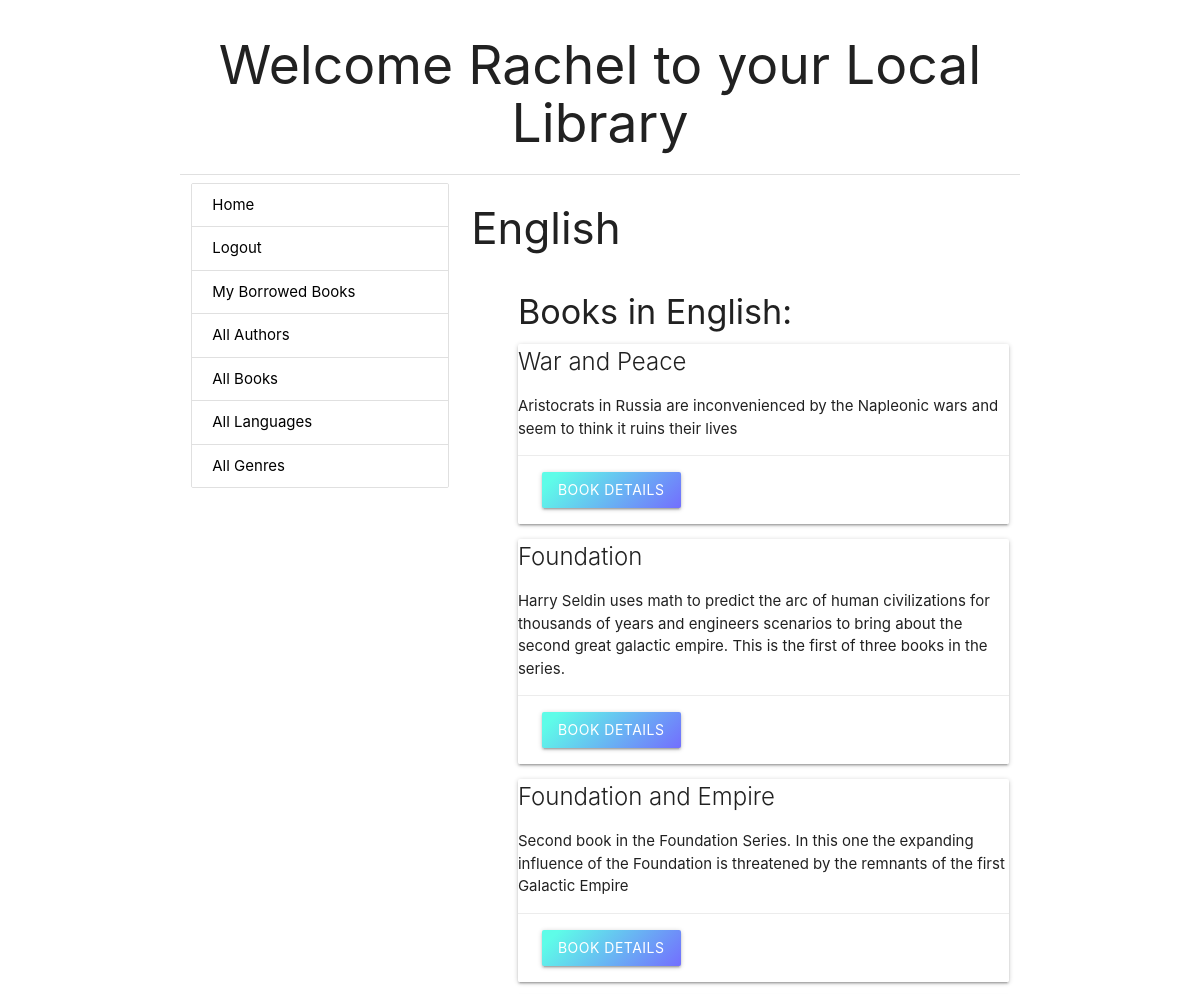
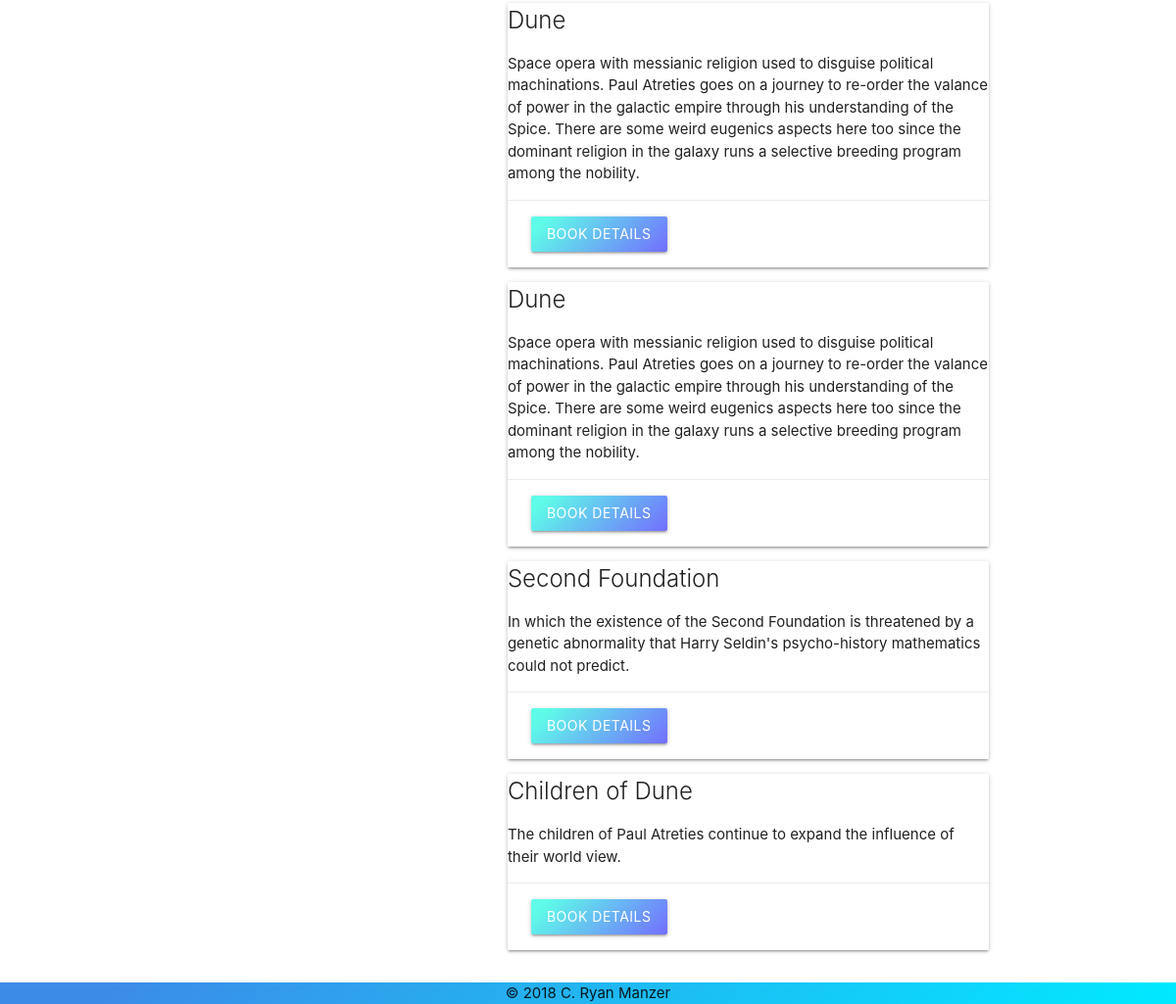
The page /catalog/language/1/English (signed in) on the database its author committed (2 pictures, top to bottom).
### catalog/models.py (models this page shows, shortened)
class Language(models.Model):
    date_created = models.DateTimeField(auto_now_add=True)
    date_modified = models.DateTimeField(auto_now=True)
    created_by = models.ForeignKey('auth.User', related_name='languages_created', on_delete=models.SET_NULL, null=True)
    modified_by = models.ForeignKey('auth.User', related_name='languages_modified', on_delete=models.SET_NULL, null=True)
    language = models.CharField(max_length=100, blank=True, null=True, help_text='A human language a particular book isntances is written in.')

class BookInstance(models.Model):
    date_created = models.DateTimeField(auto_now_add=True)
    date_modified = models.DateTimeField(auto_now=True)
    created_by = models.ForeignKey('auth.User', related_name='instances_created', on_delete=models.SET_NULL, null=True)
    modified_by = models.ForeignKey('auth.User', related_name='instances_modified', on_delete=models.SET_NULL, null=True)
    id = models.UUIDField(primary_key=True, default=uuid.uuid4, help_text='Unique ID for this book across the entire library')
    book = models.ForeignKey('Book', on_delete=models.SET_NULL, null=True)
    imprint = models.CharField(max_length=200, blank=True, null=True, help_text='The publisher\'s trade name.')
    due_date = models.DateField(null=True, blank=True, db_index=True, help_text='The date this book is due back (if checked out).')
    language = models.ForeignKey('Language', on_delete=models.SET_NULL, null=True, related_name='books')
    borrower = models.ForeignKey('auth.User', on_delete=models.SET_NULL, null=True, blank=True, related_name='borrowed_books')
    LOAN_STATUS = (
      ('m', 'Maintenance'),
      ('o', 'On Loan'),
      ('a', 'Available'),
      ('r', 'Reserved'),
    )
    status = models.CharField(max_length=1, choices=LOAN_STATUS, blank=True, null=True, default='m',help_text='Book availability')
    class Meta:
      ordering = ['due_date', ]
      permissions = (
        ('can_mark_returned', 'Mark books as returned'),
      )

class Book(models.Model):
    date_created = models.DateTimeField(auto_now_add=True)
    date_modified = models.DateTimeField(auto_now=True)
    created_by = models.ForeignKey('auth.User', related_name='books_created', on_delete=models.SET_NULL, null=True)
    modified_by = models.ForeignKey('auth.User', related_name='books_modified', on_delete=models.SET_NULL, null=True, blank=True)
    title = models.CharField(max_length=200, blank=True, null=True, db_index=True, help_text='Enter the book\'s title')
    author = models.ManyToManyField('Author')
    summary=models.TextField(blank=True, null=True, help_text='Enter a brief description of the book.')
    isbn = models.CharField('ISBN',max_length=13, blank=True, null=True, help_text='13 Character <a href="https://www.isbn-international.org/content/what-isbn">ISBN number</a>')
    genre = models.ManyToManyField('Genre')
    slug = models.SlugField(max_length=30, db_index=True)
    class Meta:
        ordering = ['title', ]
    def get_absolute_url(self):
       return reverse('catalog:book-detail', kwargs={'id': str(self.id), 'slug': self.slug})
    def display_author(self):
      """
       Create string representation of the Author(s) for this book.
      """
      return ', '.join([f'{author.first_name} {author.last_name}' for author in self.author.all()])
    display_author.short_description = 'Author(s)'
    def display_genre(self):
       """
       Creating a string representation of the genre(s) for this book.
       """
       return ', '.join(genre.name for genre in self.genre.all())
    display_genre.short_description='Genre(s)'

### catalog/views.py (the view)
# urls.py: path('language/<int:pk>/<str:language>' ,views.LangDetailView.as_view(), name='language-detail'),
class LangDetailView(LoginRequiredMixin, generic.DetailView):
  model = Language

### catalog/templates/catalog/language_detail.html
{% extends "catalog/base_index.html" %}
{% block content %}
    <div class="row">
        <div class="col s12">
            <h3>{{language.language}}</h3>
        </div>
        <div class="col s11 offset-s1">
            <h4>Books in {{language.language}}: </h4>
            {% for bi in language.books.all %}
                <div class="card z-depth-1 ">
                    <span class="card-title">
                        {{bi.book.title}}
                    </span>
                    <p>{{bi.book.summary}}</p>
                    <div class="card-action">
                        <a href="{{bi.book.get_absolute_url}}" class='btn gd-tealblue waves-effect waves-light hoverable'>Book Details</a>
                    </div>
                </div>
            {% empty %}
                <div class="card red darken-2 white-text">
                    <span class='card-title'>No Books in this Language</span>
                    <p>I wonder why we even have a record of this.</p>
                </div>
            {% endfor %}
        </div>
    </div>
{% endblock %}

### catalog/templates/catalog/base_index.html (shortened to what this page needs)
{% extends "catalog/base.html" %}
{% block body %}
<div class="container">
    <section class="center-align">
        <h2 class="">Welcome {% if user %}{{user.first_name}}{% endif %} to your Local Library</h2>
    </section>
    <div class="divider">
    </div>
    <div class="row">
        <div class="col s4 ">
            {% block sidebar %}
                <div class="collection ">
                    <a href="{% url 'catalog:index'%}" class="collection-item black-text ">Home</a>
                    {% if user.is_authenticated%}
                        <a class='collection-item black-text' href="{% url 'logout' %}">Logout</a>
                        <a class="collection-item black-text" href="{% url 'catalog:my-borrowed-books' %}">My Borrowed Books</a>
                    {% else %}
                        <a class='collection-item black-text' href="{% url 'login' %}">Login</a>
                    {% endif %}
                    <a href="{% url 'catalog:authors' %}" class="collection-item black-text"><span class=" badge">{{num_authors}}</span>All Authors</a>
                    <a href="{% url 'catalog:books' %}" class="collection-item black-text"><span class=" badge">{{num_books}}</span>All Books</a>
                    <a href="{% url 'catalog:languages' %}" class="collection-item black-text"><span class=" badge">{{num_languages}}</span>All Languages</a>
                    <a href="{% url 'catalog:genre-list' %}" class="collection-item black-text"><span class=" badge">{{num_genres}}</span>All Genres</a>
                </div>
            {% endblock %}
        </div>
        <div class="col s8">
            {% block content %}{% endblock %}
        </div>
    </div>
</div>
<footer class='gd-morebluer '>
    <span>© 2018 C. Ryan Manzer </span>
</footer>
{% endblock %}

### static/css/main.css (style rules this page uses)
footer { position: fixed; left: 0; bottom: 0; width: 100%; text-align: center; margin-top: 1em; }
.gd-tealblue { background-image: linear-gradient(135deg, #5EFCE8 10%, #736EFE 100%); }
.gd-morebluer { background-image: linear-gradient(135deg, #3C8CE7 10%, #00EAFF 100%); }

### rows shown on the page
Language: language "English"
BookInstance: book "War and Peace", book.summary "Aristocrats in Russia are inconvenienced by the Napleonic wars and seem to think it ruins their lives"
BookInstance: book "Foundation", book.summary "Harry Seldin uses math to predict the arc of human civilizations for thousands of years and engineers scenarios to bring about the second great galactic empire. This is the first of three books in the series."
BookInstance: book "Foundation and Empire", book.summary "Second book in the Foundation Series. In this one the expanding influence of the Foundation is threatened by the remnants of the first Galactic Empire"
BookInstance: book "Dune", book.summary "Space opera with messianic religion used to disguise political machinations. Paul Atreties goes on a journey to re-order the valance of power in the galactic empire through his understanding of the Spice. There are some weird eugenics aspects here too since the dominant religion in the galaxy runs a selective breeding program among the nobility."
BookInstance: book "Dune", book.summary "Space opera with messianic religion used to disguise political machinations. Paul Atreties goes on a journey to re-order the valance of power in the galactic empire through his understanding of the Spice. There are some weird eugenics aspects here too since the dominant religion in the galaxy runs a selective breeding program among the nobility."
BookInstance: book "Second Foundation", book.summary "In which the existence of the Second Foundation is threatened by a genetic abnormality that Harry Seldin's psycho-history mathematics could not predict."
BookInstance: book "Children of Dune", book.summary "The children of Paul Atreties continue to expand the influence of their world view."

### other values the page prints
{{ user.first_name }} "Rachel"
